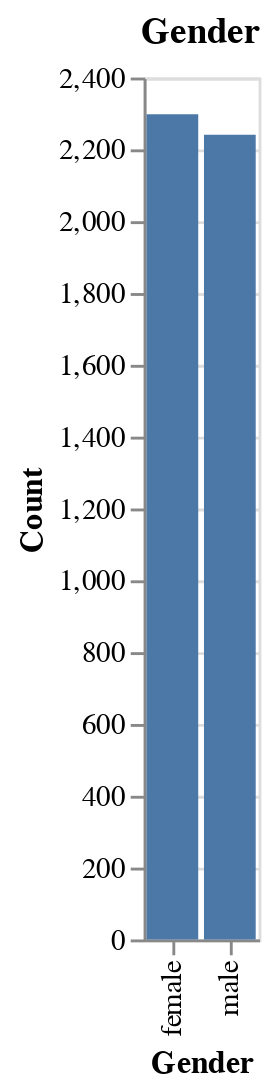

The notebook cell this image was saved under:
### Code cell
chart_gender = alt.Chart(concatenated_concise, title="Gender").mark_bar().encode(
    x = alt.X("gender"
              #, scale=alt.Scale(domain=[10, 60])
             , title = "Gender"),
    y = alt.Y("count()", title = "Count")
)

chart_gender

### Figure 1 — Vega-Lite specification as saved in the notebook (floating-point values rounded to 4 significant figures; data arrays with more than 128 entries replaced by an {"elided": "..."} marker saying what was removed)
{"config": {"view": {"continuousWidth": 300, "continuousHeight": 300}}, "data": {"name": "data-ba91807aabed8503c9123d5c4e6bda91"}, "mark": {"type": "bar"}, "encoding": {"x": {"field": "gender", "title": "Gender", "type": "nominal"}, "y": {"aggregate": "count", "title": "Count", "type": "quantitative"}}, "title": "Gender", "$schema": "https://vega.github.io/schema/vega-lite/v5.15.1.json", "datasets": {"data-ba91807aabed8503c9123d5c4e6bda91": {"elided": "4539 records"}}}
